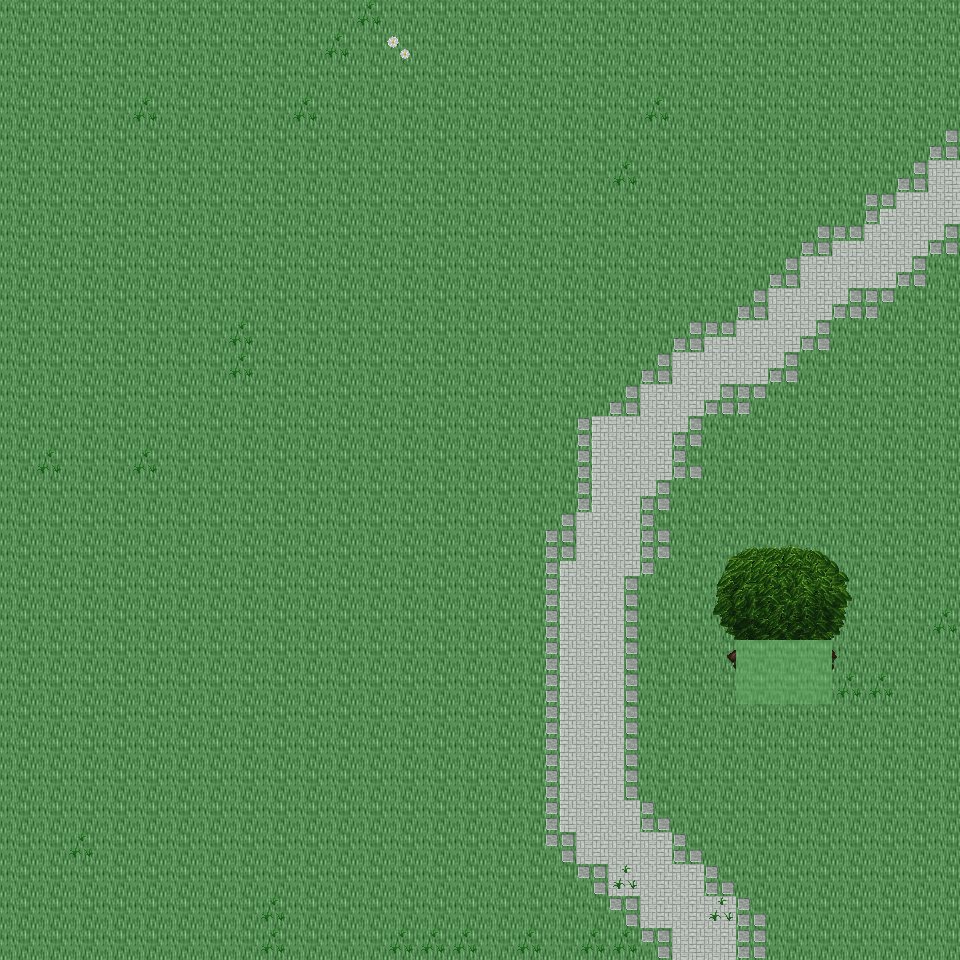

This game map was drawn from its Tiled (.tmx) file and the tilesets committed beside it. A one-line description and the trimmed map source follow:
An orthogonal 30x30 tile map with 32x32 px tiles, 6 tile layers (Ground, Object, Object2, Above, ...), 31 tilesets and 3 objects (3x mapExit).

<map version="1.0" orientation="orthogonal" renderorder="right-down" width="30" height="30" tilewidth="32" tileheight="32" nextobjectid="4">
  <tileset firstgid="1" name="tileset_ground_ground" tilewidth="32" tileheight="32" tilecount="33" columns="3">
    <image source="../drawable/tileset_ground_ground.png" width="96" height="352" />
  </tileset>
  <tileset firstgid="34" name="tileset_ground_ice_ice" tilewidth="32" tileheight="32" tilecount="3" columns="3">
    <image source="../drawable/tileset_ground_ice_ice.png" width="96" height="32" />
  </tileset>
  <tileset firstgid="37" name="tileset_plant_grasses" tilewidth="32" tileheight="32" tilecount="6" columns="3">
    <image source="../drawable/tileset_plant_grasses.png" width="96" height="64" />
  </tileset>
  <tileset firstgid="43" name="tileset_plant_flower_daisy_white" tilewidth="32" tileheight="32" tilecount="8" columns="2">
    <image source="../drawable/tileset_plant_flower_daisy_white.png" width="64" height="128" />
  </tileset>
  <tileset firstgid="51" name="tileset_plant_flower_daisy_blue" tilewidth="32" tileheight="32" tilecount="8" columns="2">
    <image source="../drawable/tileset_plant_flower_daisy_blue.png" width="64" height="128" />
  </tileset>
  <tileset firstgid="59" name="tileset_ground_ridge_earth_dark" tilewidth="32" tileheight="32" tilecount="96" columns="12">
    <image source="../drawable/tileset_ground_ridge_earth_dark.png" width="384" height="256" />
  </tileset>
  <tileset firstgid="155" name="tileset_ground_rock_pebbles" tilewidth="32" tileheight="32" tilecount="3" columns="1">
    <image source="../drawable/tileset_ground_rock_pebbles.png" width="32" height="96" />
  </tileset>
  <tileset firstgid="158" name="tileset_ground_grass_edges" tilewidth="32" tileheight="32" tilecount="36" columns="12">
    <image source="../drawable/tileset_ground_grass_edges.png" width="384" height="96" />
  </tileset>
  <tileset firstgid="194" name="tileset_plant_bush_bushes" tilewidth="32" tileheight="32" tilecount="10" columns="5">
    <image source="../drawable/tileset_plant_bush_bushes.png" width="160" height="64" />
  </tileset>
  <tileset firstgid="204" name="tileset_plant_stump_stump_purple" tilewidth="32" tileheight="32" tilecount="4" columns="2">
    <image source="../drawable/tileset_plant_stump_stump_purple.png" width="64" height="64" />
  </tileset>
  <tileset firstgid="208" name="tileset_building_wall_stone" tilewidth="32" tileheight="32" tilecount="12" columns="3">
    <image source="../drawable/tileset_building_wall_stone.png" width="96" height="128" />
  </tileset>
  <tileset firstgid="220" name="tileset_ground_ridge_ice_2" tilewidth="32" tileheight="32" tilecount="42" columns="7">
    <image source="../drawable/tileset_ground_ridge_ice_2.png" width="224" height="192" />
  </tileset>
  <tileset firstgid="262" name="tileset_plant_tree_tree_green" tilewidth="32" tileheight="32" tilecount="88" columns="8">
    <image source="../drawable/tileset_plant_tree_tree_green.png" width="256" height="352" />
  </tileset>
  <tileset firstgid="350" name="tileset_building_window_window_long" tilewidth="32" tileheight="32" tilecount="3" columns="3">
    <image source="../drawable/tileset_building_window_window_long.png" width="96" height="32" />
  </tileset>
  <tileset firstgid="353" name="tileset_building_window_window_right" tilewidth="32" tileheight="32" tilecount="2" columns="2">
    <image source="../drawable/tileset_building_window_window_right.png" width="64" height="32" />
  </tileset>
  <tileset firstgid="355" name="tileset_building_door_door_n" tilewidth="32" tileheight="32" tilecount="6" columns="3">
    <image source="../drawable/tileset_building_door_door_n.png" width="96" height="64" />
  </tileset>
  <tileset firstgid="361" name="tileset_building_door_closed_with_key" tilewidth="32" tileheight="32" tilecount="1" columns="1">
    <image source="../drawable/tileset_building_door_closed_with_key.png" width="32" height="32" />
  </tileset>
  <tileset firstgid="362" name="tileset_ground_ladder_horizontal_dark" tilewidth="32" tileheight="32" tilecount="3" columns="1">
    <image source="../drawable/tileset_ground_ladder_horizontal_dark.png" width="32" height="96" />
  </tileset>
  <tileset firstgid="365" name="tileset_ground_ladder_vertical_dark" tilewidth="32" tileheight="32" tilecount="3" columns="3">
    <image source="../drawable/tileset_ground_ladder_vertical_dark.png" width="96" height="32" />
  </tileset>
  <tileset firstgid="368" name="tileset_building_roof_yellow" tilewidth="32" tileheight="32" tilecount="20" columns="5">
    <image source="../drawable/tileset_building_roof_yellow.png" width="160" height="128" />
  </tileset>
  <tileset firstgid="388" name="tileset_logic_creature_gnome" tilewidth="32" tileheight="32" tilecount="6" columns="6">
    <image source="../drawable/tileset_logic_creature_gnome.png" width="192" height="32" />
  </tileset>
  <tileset firstgid="394" name="tileset_logic_creature_orc" tilewidth="32" tileheight="32" tilecount="6" columns="6">
    <image source="../drawable/tileset_logic_creature_orc.png" width="192" height="32" />
  </tileset>
  <tileset firstgid="400" name="tileset_logic_portal" tilewidth="32" tileheight="32" tilecount="24" columns="8">
    <image source="../drawable/tileset_logic_portal.png" width="256" height="96" />
  </tileset>
  <tileset firstgid="424" name="tileset_logic_creature_animal" tilewidth="32" tileheight="32" tilecount="32" columns="8">
    <image source="../drawable/tileset_logic_creature_animal.png" width="256" height="128" />
  </tileset>
  <tileset firstgid="456" name="tileset_logic_collision" tilewidth="32" tileheight="32" tilecount="1" columns="1">
    <image source="../drawable/tileset_logic_collision.png" width="32" height="32" />
  </tileset>
  <tileset firstgid="457" name="tileset_item_blood_nsew_stains" tilewidth="32" tileheight="32" tilecount="4" columns="2">
    <image source="../drawable/tileset_item_blood_nsew_stains.png" width="64" height="64" />
  </tileset>
  <tileset firstgid="461" name="tileset_item_blood_floor_stain" tilewidth="32" tileheight="32" tilecount="1" columns="1">
    <image source="../drawable/tileset_item_blood_floor_stain.png" width="32" height="32" />
  </tileset>
  <tileset firstgid="462" name="tileset_ground_blue_paving" tilewidth="32" tileheight="32" tilecount="2" columns="1">
    <image source="../drawable/tileset_ground_blue_paving.png" width="32" height="64" />
  </tileset>
  <tileset firstgid="464" name="tileset_ground_green_paving" tilewidth="32" tileheight="32" tilecount="18" columns="3">
    <image source="../drawable/tileset_ground_green_paving.png" width="96" height="192" />
  </tileset>
  <tileset firstgid="482" name="tileset_logic_protection" tilewidth="32" tileheight="32" tilecount="2" columns="2">
    <image source="../drawable/tileset_logic_protection.png" width="64" height="32" />
  </tileset>
  <tileset firstgid="484" name="tileset_logic_creature_fowl" tilewidth="32" tileheight="32" tilecount="6" columns="6">
    <image source="../drawable/tileset_logic_creature_fowl.png" width="192" height="32" />
  </tileset>
  <layer name="Ground" width="30" height="30">
    <data>[900 cells, 900 non-empty, 2 distinct tile ids]</data>
  </layer>
  <layer name="Object" width="30" height="30">
    <data>[900 cells, 93 non-empty, 13 distinct tile ids]</data>
  </layer>
  <layer name="Object2" width="30" height="30">
    <data>[900 cells, 5 non-empty, 5 distinct tile ids]</data>
  </layer>
  <layer name="Above" width="30" height="30">
    <data>[900 cells, 18 non-empty, 18 distinct tile ids]</data>
  </layer>
  <layer name="Above2" width="30" height="30">
    <data>[900 cells, 0 non-empty, 0 distinct tile ids]</data>
  </layer>
  <layer name="Walkable" width="30" height="30">
    <data>[900 cells, 6 non-empty, 1 distinct tile ids]</data>
  </layer>
  <objectgroup name="MapEvents">
    <object id="1" name="north" type="mapExit" x="0" y="0" width="960" height="32">
      <properties>
        <property name="map" value="level_0_x170_y42" />
        <property name="x" value="0" />
        <property name="y" value="28" />
      </properties>
    </object>
    <object id="2" name="south" type="mapExit" x="0" y="928" width="960" height="32">
      <properties>
        <property name="map" value="level_0_x170_y44" />
        <property name="x" value="0" />
        <property name="y" value="1" />
      </properties>
    </object>
    <object id="3" name="east" type="mapExit" x="928" y="0" width="32" height="960">
      <properties>
        <property name="map" value="level_0_x171_y43" />
        <property name="x" value="1" />
        <property name="y" value="0" />
      </properties>
    </object>
  </objectgroup>
</map>
